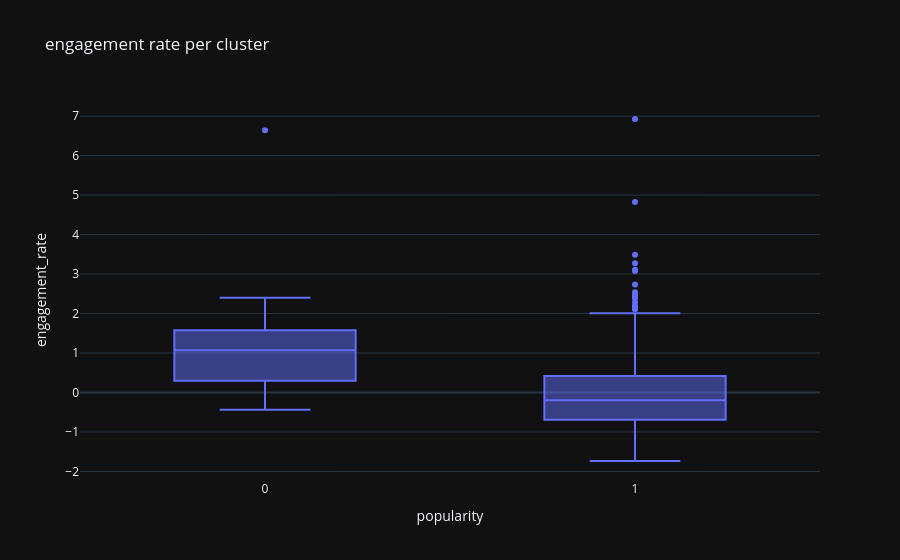

The code cell stored with this chart in its notebook:
### Code cell
fig = px.box(df, x="popularity", y="engagement_rate", title="engagement rate per cluster")
fig.show()

### Figure 1 — Plotly figure (JSON) as saved in the notebook; plotly's stock layout.template omitted (floating-point values rounded to 4 significant figures; data arrays with more than 128 entries replaced by an {"elided": "..."} marker saying what was removed)
{"data": [{"alignmentgroup": "True", "hovertemplate": "popularity=%{x}<br>engagement_rate=%{y}<extra></extra>", "legendgroup": "", "marker": {"color": "#636efa"}, "name": "", "notched": false, "offsetgroup": "", "orientation": "v", "showlegend": false, "x": {"elided": "600 int values"}, "x0": " ", "xaxis": "x", "y": {"elided": "600 float values"}, "y0": " ", "yaxis": "y", "type": "box"}], "layout": {"xaxis": {"anchor": "y", "domain": [0.0, 1.0], "title": {"text": "popularity"}}, "yaxis": {"anchor": "x", "domain": [0.0, 1.0], "title": {"text": "engagement_rate"}}, "legend": {"tracegroupgap": 0}, "title": {"text": "engagement rate per cluster"}, "boxmode": "group"}}
